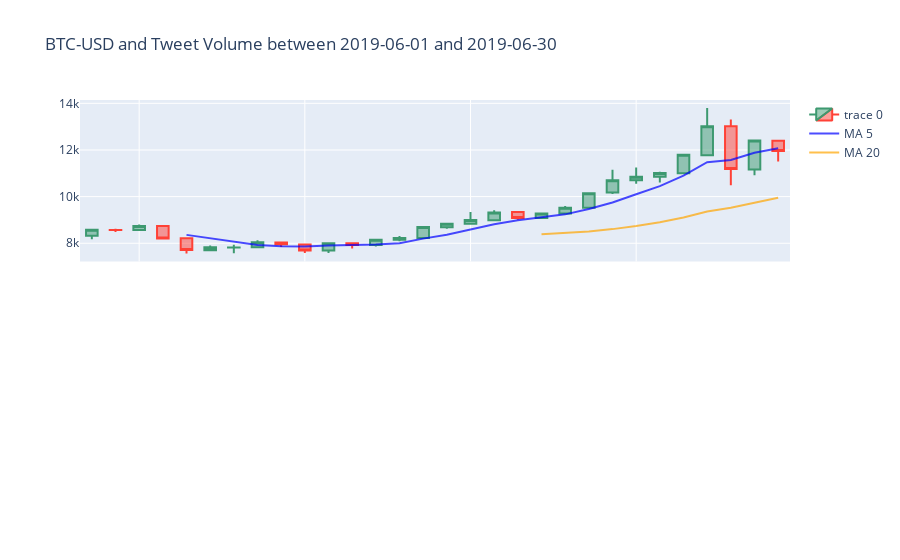

Source (notebook cell):
### Code cell
# remove rangeslider
fig.update_layout(xaxis_rangeslider_visible=False)
# add chart title 
fig.update_layout(title="BTC-USD and Tweet Volume between 2019-06-01 and 2019-06-30")
